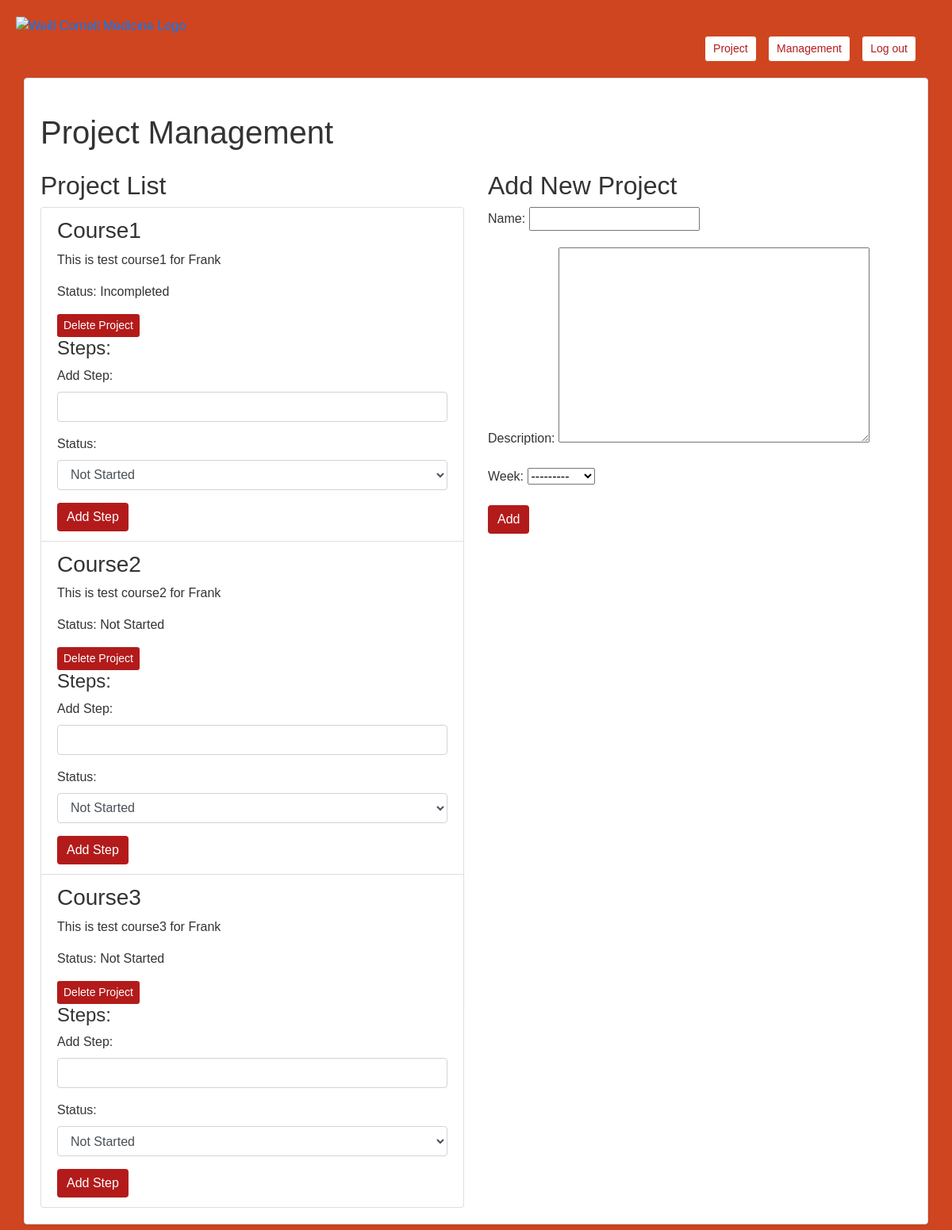
The page /project_management/ (signed in) on the database as committed earlier.
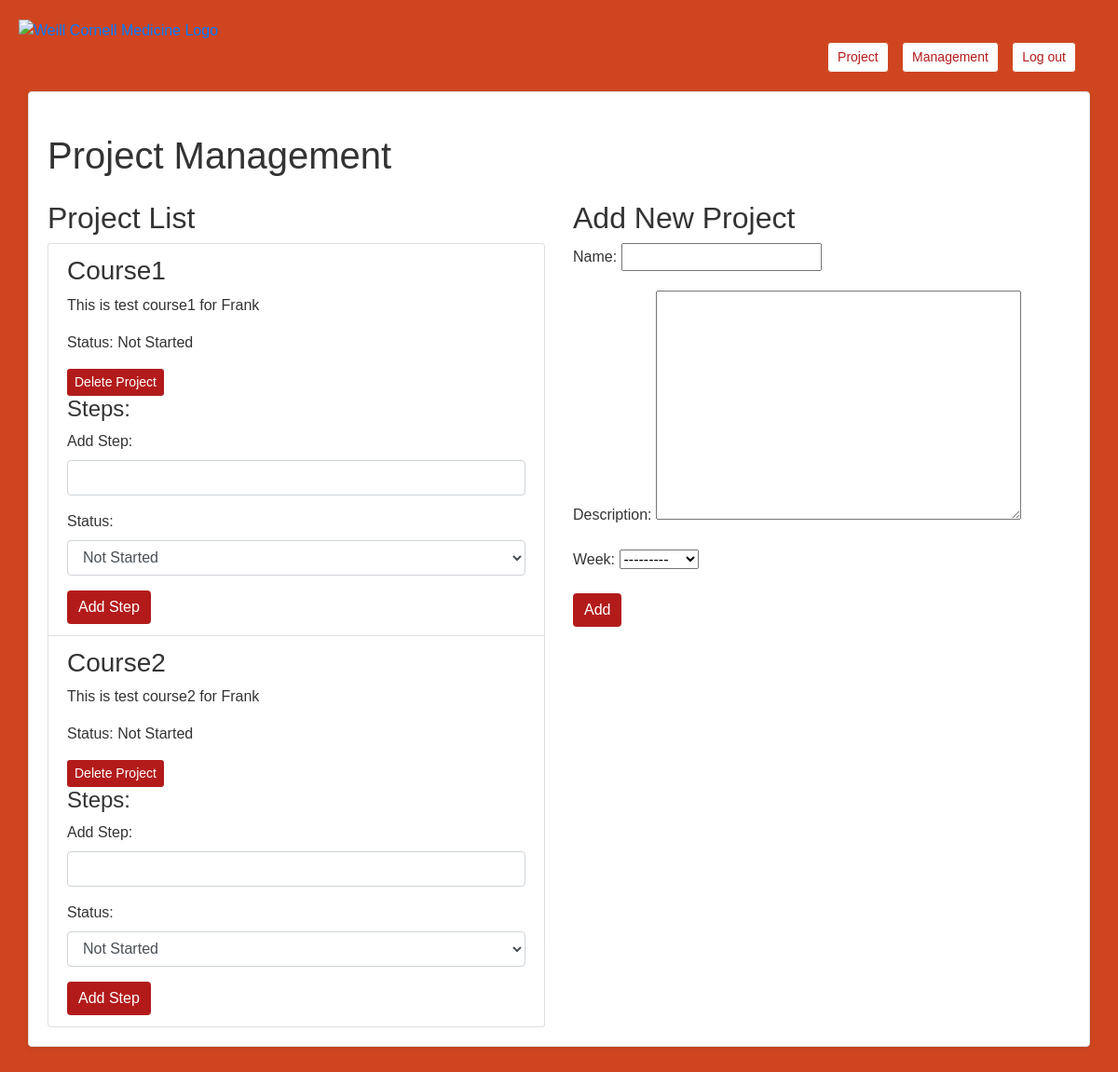
The same page on the database as committed later.
### projects/models.py (models this page shows, shortened)
class Project(models.Model):
    STATUS_CHOICES = (
        ('Not Started', 'Not Started'),
        ('Incompleted', 'Incompleted'),
        ('Completed', 'Completed'),
    )
    name = models.CharField(max_length=100)
    description = models.TextField(max_length=100)
    status = models.CharField(max_length=12, choices=STATUS_CHOICES, default='Not Started')
    user = models.ForeignKey(settings.AUTH_USER_MODEL, on_delete=models.CASCADE)
    week = models.IntegerField(choices=[(i, f"Week {i}") for i in range(1, 11)], null=True)

### projects/views.py (the view)
# urls.py: path('project_management/', views.project_management, name='project_management'),
@login_required
def project_management(request):
    if request.method == 'POST':
        form = ProjectForm(request.POST)
        if form.is_valid():
            project = form.save(commit=False)
            project.user = request.user
            form.save()
            return redirect('project_management')
    else:
        form = ProjectForm()
    projects = Project.objects.all()
    return render(request, 'project_management.html', {'form': form, 'projects': projects})

### projects/forms.py
class ProjectForm(forms.ModelForm):
    class Meta:
        model = Project
        fields = ['name', 'description', 'week']

### projects/templates/project_management.html (shortened to what this page needs)
<!DOCTYPE html>
<html lang="en">
<head>
    <link rel="stylesheet" href="https://maxcdn.bootstrapcdn.com/bootstrap/4.5.2/css/bootstrap.min.css">
    {% load static %}
    <link rel="stylesheet" href="{% static 'css/project_management.css' %}">
</head>
<body>
    <div class="logo-container">
        <a href="{% url 'project_list' %}">
            <img src="{% static 'image/logo2.png' %}" alt="Weill Cornell Medicine Logo" height="50" />
        </a>
    </div>
    <div class="header-links">
        <a href="{% url 'project_list' %}" class="btn btn-secondary btn-sm">Project</a>
        <a href="{% url 'user_management' %}" class="btn btn-secondary btn-sm">Management</a>
        <a href="{% url 'login' %}" class="btn btn-secondary btn-sm">Log out</a>
    </div>
    <div class="container">
        <h1 class="my-4">Project Management</h1>
        <div class="row">
            <div class="col-md-6">
                <h2>Project List</h2>
                <ul class="list-group">
                    {% for project in projects %}
                        <li class="list-group-item">
                            <h3>{{ project.name }}</h3>
                            <p>{{ project.description }}</p>
                            <p>Status: {{ project.status }}</p>
                            <a href="{% url 'delete_project' project.id %}" class="btn btn-danger btn-sm">Delete Project</a>
                            <h4>Steps:</h4>
                            <form method="post" action="{% url 'add_step' project.id %}" class="form">
                                <div class="form-group">
                                    <label for="step_name">Add Step:</label>
                                    <input type="text" name="step_name" required class="form-control">
                                </div>
                                <div class="form-group">
                                    <label for="step_status">Status:</label>
                                    <select name="step_status" class="form-control">
                                        <option value="Not Started">Not Started</option>
                                    </select>
                                </div>
                                <button type="submit" class="btn btn-primary">Add Step</button>
                            </form>
                        </li>
                    {% endfor %}
                </ul>
            </div>
            <div class="col-md-6">
                <h2>Add New Project</h2>
                <form method="post" class="form">
                    {{ form.as_p }}
                    <button type="submit" class="btn btn-primary">Add</button>
                </form>
            </div>
        </div>
    </div>
</body>
</html>

Rows that differ between the two databases and show on the page:
removed Project: name "Course3", description "This is test course3 for Frank", status "Not Started"
changed Project "Course1": status "Incompleted" → "Not Started"
